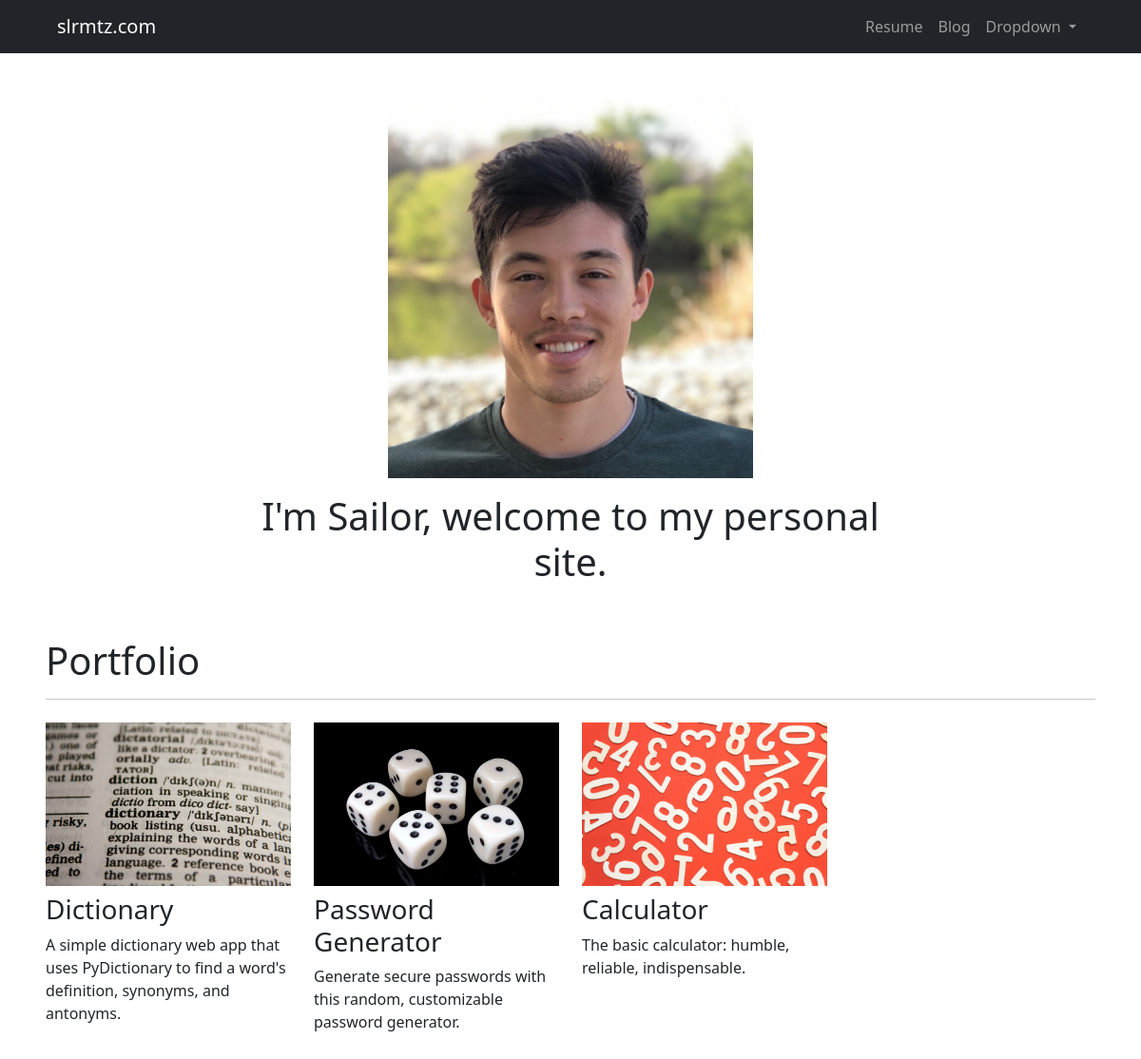
The page / on the database its author committed.
### portfolio/models.py (models this page shows)
class Project(models.Model):
    title = models.CharField(max_length=100) # set max character length
    description = models.CharField(max_length=300)
    image = models.ImageField(upload_to='portfolio/images/') # uploaded to images folder inside portfolio app folder
    url = models.URLField(blank=True)

### portfolio/views.py (the view)
# urls.py: 2. Add a URL to urlpatterns:  path('', views.home, name='home')
def home(request):
    projects = Project.objects.all() #grabs all the objects from the database that use the Project class
    return render(request, 'portfolio/home.html', {'projects': projects})

### portfolio/templates/portfolio/home.html
{% extends 'portfolio/base.html' %}
{% block content %}
{% load static %}
<div class="row justify-content-center">
  <div class="col-4 mt-5 mb-3">
    <img src="{% static 'portfolio/sailor_headshot.jpeg' %}" class="img-fluid">
  </div>
</div>
<div class="row justify-content-center">
  <div class="col-7 mb-5" align="center">
    <h1>I'm Sailor, welcome to my personal site.</h1>
  </div>
</div>
<h1 class="mx-5">Portfolio</h1>
<hr class="mx-5">
<div class="mx-5 my-4">
  <div class="row">
    {% for project in projects %}
    <div class="col-lg-3 col-md-6">
      {% if project.url %}
      <a href="{{ project.url }}" target="_blank">
        <img src="{{ project.image.url }}" class="img-fluid mb-2" style="">
      </a>
      {% else %}
        <img src="{{ project.image.url }}" class="img-fluid mb-2" width="500" height="500">
      {% endif %}
      <h3 class="">{{ project.title }}</h3>
      <p>{{ project.description }}</p>
    </div>
    {% endfor %}
  </div>
</div>
{% endblock %}

### rows shown on the page
Project: image (picture), title "Dictionary", description "A simple dictionary web app that uses PyDictionary to find a word's definition, synonyms, and antonyms."
Project: image (picture), title "Password Generator", description "Generate secure passwords with this random, customizable password generator."
Project: image (picture), title "Calculator", description "The basic calculator: humble, reliable, indispensable."
